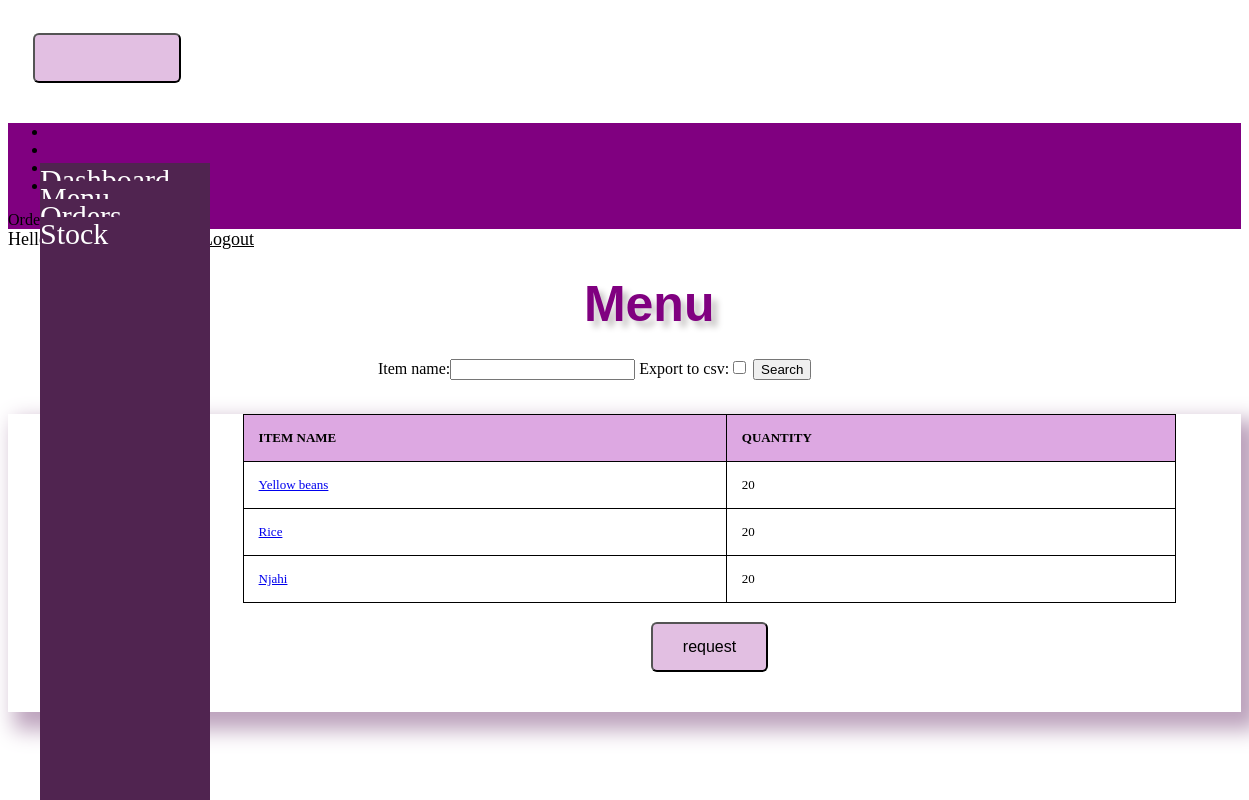
/stock/menu/, run on the app's committed database.
### stock/models.py (models this page shows)
class Menu(models.Model):
    category = models.ForeignKey(Category, on_delete=models.CASCADE, blank=True, null=True)
    item_name =models.CharField(max_length=50, blank=True, null=True)
    quantity = models.IntegerField(default='0', blank=True, null=True)
    measurement=models.CharField(max_length=50,blank=True,null=True)
    issue_quantity = models.IntegerField(default='0', blank=True, null=True)

### stock/views.py (the view, shortened to what this page needs)
# urls.py: path('menu/', views.menu, name='menu'),
def menu(request):
    header='Menu'
    form = MenuSearchForm(request.POST or None)
    queryset = Menu.objects.all()
    context = {
        "header": header,
        "queryset": queryset,
        "form":form
    }
    return render(request, "menu.html", context)

### stock/forms.py
class MenuSearchForm(forms.ModelForm):
    export_to_CSV = forms.BooleanField(required =False)
    class Meta:
        model = Menu
        fields = [ 'item_name']

### stock/templates/menu.html (shortened to what this page needs)
{% include 'navbar.html' %}
<!DOCTYPE html>
<html lang="en">
<head>
</head>
<body>
    <div class="header" {{header}}>Menu</div>
<div class="search">
    <form method='POST' action=''>{% csrf_token %}
        {{form}}
            <input type="submit" value='Search'/>
    </form>
    <br>
</div>
    <div class="display_table">
        <table class='table'>
                <tr>
                    <th>ITEM NAME</th>
                    <th>QUANTITY</th>
                </tr>
            {% for instance in queryset %}
            <tr>
                <td><a href="{% url 'stock:issue_items' instance.id %}" >{{instance.item_name}}</a></td>
               <td>{{instance.issue_quantity}}</td>
            </tr>
            {% endfor %}
        </table>
        <center> <button>request</button></center>
    </div>
</body>
</html>

### stock/templates/menu.html (style rules this page uses)
.header { text-align: center; text-shadow: 6px 6px 6px #c9c6c6; font-family: helvetica; color: purple; font-size: 50px; text-align: center; width: 100%; text-shadow: 6px 6px 6px #c9c6c6; display: block; font-weight: bolder; padding: 2%; }
.table { font-size: 13px; text-align: center; width: 95%; margin: auto; text-align: center; border-collapse: collapse; border: 1px solid black; }
.display_table { padding-left: 210px; padding-right: 40px; padding-bottom: 20px; box-shadow: 12px 12px 20px 6px rgb(189, 163, 189); }
table, td, th { border: 1px solid #ddd; text-align: left; padding-right: 48px; border: 1px solid black; }
th, td { padding: 15px; }
th { background-color: rgb(221, 168, 226); color: black; }
.search { padding-left: 30%; }
button { top: 30px; height: 50px; width :12%; border-radius: 6px; align-items: center; font-size: 1rem; background-color: rgb(226, 191, 226); margin: 2%; }

### data on the page
Menu: item_name "Yellow beans", issue_quantity "20"
Menu: item_name "Rice", issue_quantity "20"
Menu: item_name "Njahi", issue_quantity "20"
